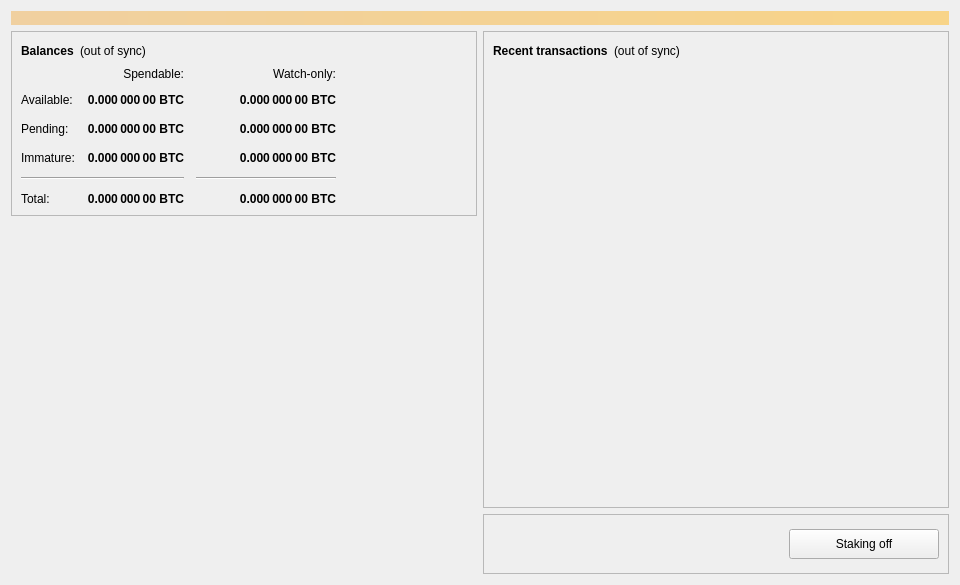
<?xml version="1.0" encoding="UTF-8"?>
<ui version="4.0">
 <class>OverviewPage</class>
 <widget class="QWidget" name="OverviewPage">
  <property name="geometry">
   <rect>
    <x>0</x>
    <y>0</y>
    <width>960</width>
    <height>585</height>
   </rect>
  </property>
  <property name="minimumSize">
   <size>
    <width>960</width>
    <height>0</height>
   </size>
  </property>
  <property name="windowTitle">
   <string>Form</string>
  </property>
  <layout class="QVBoxLayout" name="topLayout">
   <item>
    <widget class="QLabel" name="labelAlerts">
     <property name="visible">
      <bool>false</bool>
     </property>
     <property name="styleSheet">
      <string notr="true">QLabel { background-color: qlineargradient(x1: 0, y1: 0, x2: 1, y2: 0, stop:0 #F0D0A0, stop:1 #F8D488); color:#000000; }</string>
     </property>
     <property name="wordWrap">
      <bool>true</bool>
     </property>
     <property name="margin">
      <number>3</number>
     </property>
     <property name="textInteractionFlags">
      <set>Qt::TextSelectableByMouse</set>
     </property>
    </widget>
   </item>
   <item>
    <layout class="QHBoxLayout" name="horizontalLayout" stretch="1,1">
     <item>
      <layout class="QVBoxLayout" name="verticalLayout_2">
       <item>
        <widget class="QFrame" name="frame">
         <property name="frameShape">
          <enum>QFrame::StyledPanel</enum>
         </property>
         <property name="frameShadow">
          <enum>QFrame::Raised</enum>
         </property>
         <layout class="QVBoxLayout" name="verticalLayout_4">
          <item>
           <layout class="QHBoxLayout" name="horizontalLayout_4">
            <item>
             <widget class="QLabel" name="label_5">
              <property name="font">
               <font>
                <weight>75</weight>
                <bold>true</bold>
               </font>
              </property>
              <property name="text">
               <string>Balances</string>
              </property>
             </widget>
            </item>
            <item>
             <widget class="QLabel" name="labelWalletStatus">
              <property name="toolTip">
               <string>The displayed information may be out of date. Your wallet automatically synchronizes with the DhanaCash network after a connection is established, but this process has not completed yet.</string>
              </property>
              <property name="text">
               <string notr="true">(out of sync)</string>
              </property>
              <property name="alignment">
               <set>Qt::AlignLeading|Qt::AlignLeft|Qt::AlignVCenter</set>
              </property>
             </widget>
            </item>
            <item>
             <spacer name="horizontalSpacer_3">
              <property name="orientation">
               <enum>Qt::Horizontal</enum>
              </property>
              <property name="sizeHint" stdset="0">
               <size>
                <width>40</width>
                <height>20</height>
               </size>
              </property>
             </spacer>
            </item>
           </layout>
          </item>
          <item>
           <layout class="QGridLayout" name="gridLayout">
            <property name="spacing">
             <number>12</number>
            </property>
            <item row="2" column="2">
             <widget class="QLabel" name="labelWatchPending">
              <property name="font">
               <font>
                <weight>75</weight>
                <bold>true</bold>
               </font>
              </property>
              <property name="cursor">
               <cursorShape>IBeamCursor</cursorShape>
              </property>
              <property name="toolTip">
               <string>Unconfirmed transactions to watch-only addresses</string>
              </property>
              <property name="text">
               <string notr="true">0.000 000 00 BTC</string>
              </property>
              <property name="alignment">
               <set>Qt::AlignRight|Qt::AlignTrailing|Qt::AlignVCenter</set>
              </property>
              <property name="textInteractionFlags">
               <set>Qt::LinksAccessibleByMouse|Qt::TextSelectableByKeyboard|Qt::TextSelectableByMouse</set>
              </property>
             </widget>
            </item>
            <item row="2" column="1">
             <widget class="QLabel" name="labelUnconfirmed">
              <property name="font">
               <font>
                <weight>75</weight>
                <bold>true</bold>
               </font>
              </property>
              <property name="cursor">
               <cursorShape>IBeamCursor</cursorShape>
              </property>
              <property name="toolTip">
               <string>Total of transactions that have yet to be confirmed, and do not yet count toward the spendable balance</string>
              </property>
              <property name="text">
               <string notr="true">0.000 000 00 BTC</string>
              </property>
              <property name="alignment">
               <set>Qt::AlignRight|Qt::AlignTrailing|Qt::AlignVCenter</set>
              </property>
              <property name="textInteractionFlags">
               <set>Qt::LinksAccessibleByMouse|Qt::TextSelectableByKeyboard|Qt::TextSelectableByMouse</set>
              </property>
             </widget>
            </item>
            <item row="3" column="2">
             <widget class="QLabel" name="labelWatchImmature">
              <property name="font">
               <font>
                <weight>75</weight>
                <bold>true</bold>
               </font>
              </property>
              <property name="cursor">
               <cursorShape>IBeamCursor</cursorShape>
              </property>
              <property name="toolTip">
               <string>Mined balance in watch-only addresses that has not yet matured</string>
              </property>
              <property name="text">
               <string notr="true">0.000 000 00 BTC</string>
              </property>
              <property name="alignment">
               <set>Qt::AlignRight|Qt::AlignTrailing|Qt::AlignVCenter</set>
              </property>
              <property name="textInteractionFlags">
               <set>Qt::LinksAccessibleByMouse|Qt::TextSelectableByKeyboard|Qt::TextSelectableByMouse</set>
              </property>
             </widget>
            </item>
            <item row="4" column="0" colspan="2">
             <widget class="Line" name="lineSpendableBalance">
              <property name="orientation">
               <enum>Qt::Horizontal</enum>
              </property>
             </widget>
            </item>
            <item row="4" column="2">
             <widget class="Line" name="lineWatchBalance">
              <property name="sizePolicy">
               <sizepolicy hsizetype="Preferred" vsizetype="Fixed">
                <horstretch>0</horstretch>
                <verstretch>0</verstretch>
               </sizepolicy>
              </property>
              <property name="minimumSize">
               <size>
                <width>140</width>
                <height>0</height>
               </size>
              </property>
              <property name="orientation">
               <enum>Qt::Horizontal</enum>
              </property>
             </widget>
            </item>
            <item row="5" column="0">
             <widget class="QLabel" name="labelTotalText">
              <property name="text">
               <string>Total:</string>
              </property>
             </widget>
            </item>
            <item row="3" column="1">
             <widget class="QLabel" name="labelImmature">
              <property name="font">
               <font>
                <weight>75</weight>
                <bold>true</bold>
               </font>
              </property>
              <property name="cursor">
               <cursorShape>IBeamCursor</cursorShape>
              </property>
              <property name="toolTip">
               <string>Mined balance that has not yet matured</string>
              </property>
              <property name="text">
               <string notr="true">0.000 000 00 BTC</string>
              </property>
              <property name="alignment">
               <set>Qt::AlignRight|Qt::AlignTrailing|Qt::AlignVCenter</set>
              </property>
              <property name="textInteractionFlags">
               <set>Qt::LinksAccessibleByMouse|Qt::TextSelectableByKeyboard|Qt::TextSelectableByMouse</set>
              </property>
             </widget>
            </item>
            <item row="2" column="3">
             <spacer name="horizontalSpacer_2">
              <property name="orientation">
               <enum>Qt::Horizontal</enum>
              </property>
              <property name="sizeHint" stdset="0">
               <size>
                <width>40</width>
                <height>20</height>
               </size>
              </property>
             </spacer>
            </item>
            <item row="3" column="0">
             <widget class="QLabel" name="labelImmatureText">
              <property name="text">
               <string>Immature:</string>
              </property>
             </widget>
            </item>
            <item row="5" column="1">
             <widget class="QLabel" name="labelTotal">
              <property name="font">
               <font>
                <weight>75</weight>
                <bold>true</bold>
               </font>
              </property>
              <property name="cursor">
               <cursorShape>IBeamCursor</cursorShape>
              </property>
              <property name="toolTip">
               <string>Your current total balance</string>
              </property>
              <property name="text">
               <string notr="true">0.000 000 00 BTC</string>
              </property>
              <property name="alignment">
               <set>Qt::AlignRight|Qt::AlignTrailing|Qt::AlignVCenter</set>
              </property>
              <property name="textInteractionFlags">
               <set>Qt::LinksAccessibleByMouse|Qt::TextSelectableByKeyboard|Qt::TextSelectableByMouse</set>
              </property>
             </widget>
            </item>
            <item row="5" column="2">
             <widget class="QLabel" name="labelWatchTotal">
              <property name="font">
               <font>
                <weight>75</weight>
                <bold>true</bold>
               </font>
              </property>
              <property name="cursor">
               <cursorShape>IBeamCursor</cursorShape>
              </property>
              <property name="toolTip">
               <string>Current total balance in watch-only addresses</string>
              </property>
              <property name="text">
               <string notr="true">0.000 000 00 BTC</string>
              </property>
              <property name="alignment">
               <set>Qt::AlignRight|Qt::AlignTrailing|Qt::AlignVCenter</set>
              </property>
              <property name="textInteractionFlags">
               <set>Qt::LinksAccessibleByMouse|Qt::TextSelectableByKeyboard|Qt::TextSelectableByMouse</set>
              </property>
             </widget>
            </item>
            <item row="0" column="2">
             <widget class="QLabel" name="labelWatchonly">
              <property name="text">
               <string>Watch-only:</string>
              </property>
              <property name="alignment">
               <set>Qt::AlignRight|Qt::AlignTrailing|Qt::AlignVCenter</set>
              </property>
             </widget>
            </item>
            <item row="1" column="0">
             <widget class="QLabel" name="labelBalanceText">
              <property name="text">
               <string>Available:</string>
              </property>
             </widget>
            </item>
            <item row="1" column="1">
             <widget class="QLabel" name="labelBalance">
              <property name="font">
               <font>
                <weight>75</weight>
                <bold>true</bold>
               </font>
              </property>
              <property name="cursor">
               <cursorShape>IBeamCursor</cursorShape>
              </property>
              <property name="toolTip">
               <string>Your current spendable balance</string>
              </property>
              <property name="text">
               <string notr="true">0.000 000 00 BTC</string>
              </property>
              <property name="alignment">
               <set>Qt::AlignRight|Qt::AlignTrailing|Qt::AlignVCenter</set>
              </property>
              <property name="textInteractionFlags">
               <set>Qt::LinksAccessibleByMouse|Qt::TextSelectableByKeyboard|Qt::TextSelectableByMouse</set>
              </property>
             </widget>
            </item>
            <item row="1" column="2">
             <widget class="QLabel" name="labelWatchAvailable">
              <property name="font">
               <font>
                <weight>75</weight>
                <bold>true</bold>
               </font>
              </property>
              <property name="cursor">
               <cursorShape>IBeamCursor</cursorShape>
              </property>
              <property name="toolTip">
               <string>Your current balance in watch-only addresses</string>
              </property>
              <property name="text">
               <string notr="true">0.000 000 00 BTC</string>
              </property>
              <property name="alignment">
               <set>Qt::AlignRight|Qt::AlignTrailing|Qt::AlignVCenter</set>
              </property>
              <property name="textInteractionFlags">
               <set>Qt::LinksAccessibleByMouse|Qt::TextSelectableByKeyboard|Qt::TextSelectableByMouse</set>
              </property>
             </widget>
            </item>
            <item row="2" column="0">
             <widget class="QLabel" name="labelPendingText">
              <property name="text">
               <string>Pending:</string>
              </property>
             </widget>
            </item>
            <item row="0" column="1">
             <widget class="QLabel" name="labelSpendable">
              <property name="text">
               <string>Spendable:</string>
              </property>
              <property name="alignment">
               <set>Qt::AlignRight|Qt::AlignTrailing|Qt::AlignVCenter</set>
              </property>
             </widget>
            </item>
           </layout>
          </item>
         </layout>
        </widget>
       </item>
       <item>
        <spacer name="verticalSpacer">
         <property name="orientation">
          <enum>Qt::Vertical</enum>
         </property>
         <property name="sizeHint" stdset="0">
          <size>
           <width>20</width>
           <height>40</height>
          </size>
         </property>
        </spacer>
       </item>
      </layout>
     </item>
     <item>
      <layout class="QVBoxLayout" name="verticalLayout_3">
       <item>
        <widget class="QFrame" name="frame_2">
         <property name="styleSheet">
          <string notr="true">QToolTip { color: #000000; background-color: #ffffff; border: 0px; } QListView { background-color: transparent; }</string>
         </property>
         <property name="frameShape">
          <enum>QFrame::StyledPanel</enum>
         </property>
         <property name="frameShadow">
          <enum>QFrame::Raised</enum>
         </property>
         <layout class="QVBoxLayout" name="verticalLayout">
          <item>
           <layout class="QHBoxLayout" name="horizontalLayout_2">
            <item>
             <widget class="QLabel" name="label_4">
              <property name="font">
               <font>
                <weight>75</weight>
                <bold>true</bold>
               </font>
              </property>
              <property name="text">
               <string>Recent transactions</string>
              </property>
             </widget>
            </item>
            <item>
             <widget class="QLabel" name="labelTransactionsStatus">
              <property name="toolTip">
               <string>The displayed information may be out of date. Your wallet automatically synchronizes with the DhanaCash network after a connection is established, but this process has not completed yet.</string>
              </property>
              <property name="text">
               <string notr="true">(out of sync)</string>
              </property>
              <property name="alignment">
               <set>Qt::AlignLeading|Qt::AlignLeft|Qt::AlignVCenter</set>
              </property>
             </widget>
            </item>
            <item>
             <spacer name="horizontalSpacer">
              <property name="orientation">
               <enum>Qt::Horizontal</enum>
              </property>
              <property name="sizeHint" stdset="0">
               <size>
                <width>40</width>
                <height>20</height>
               </size>
              </property>
             </spacer>
            </item>
           </layout>
          </item>
          <item>
           <widget class="QListView" name="listTransactions">
            <property name="styleSheet">
             <string notr="true"/>
            </property>
            <property name="frameShape">
             <enum>QFrame::NoFrame</enum>
            </property>
            <property name="verticalScrollBarPolicy">
             <enum>Qt::ScrollBarAlwaysOff</enum>
            </property>
            <property name="horizontalScrollBarPolicy">
             <enum>Qt::ScrollBarAlwaysOff</enum>
            </property>
            <property name="selectionMode">
             <enum>QAbstractItemView::NoSelection</enum>
            </property>
           </widget>
          </item>
          <item>
           <spacer name="verticalSpacer_2">
            <property name="orientation">
             <enum>Qt::Vertical</enum>
            </property>
            <property name="sizeType">
             <enum>QSizePolicy::Expanding</enum>
            </property>
            <property name="sizeHint" stdset="0">
             <size>
              <width>20</width>
              <height>40</height>
             </size>
            </property>
           </spacer>
          </item>
         </layout>
        </widget>
       </item>
       <item>
        <widget class="QFrame" name="frame_3">
         <property name="sizePolicy">
          <sizepolicy hsizetype="Expanding" vsizetype="Preferred">
           <horstretch>0</horstretch>
           <verstretch>0</verstretch>
          </sizepolicy>
         </property>
         <property name="minimumSize">
          <size>
           <width>0</width>
           <height>60</height>
          </size>
         </property>
         <property name="frameShape">
          <enum>QFrame::StyledPanel</enum>
         </property>
         <property name="frameShadow">
          <enum>QFrame::Raised</enum>
         </property>
         <layout class="QHBoxLayout" name="horizontalLayout_3">
          <item>
           <spacer name="horizontalSpacer_5">
            <property name="orientation">
             <enum>Qt::Horizontal</enum>
            </property>
            <property name="sizeHint" stdset="0">
             <size>
              <width>40</width>
              <height>20</height>
             </size>
            </property>
           </spacer>
          </item>
          <item>
           <widget class="QPushButton" name="pushButton">
            <property name="sizePolicy">
             <sizepolicy hsizetype="Expanding" vsizetype="Fixed">
              <horstretch>0</horstretch>
              <verstretch>0</verstretch>
             </sizepolicy>
            </property>
            <property name="maximumSize">
             <size>
              <width>150</width>
              <height>30</height>
             </size>
            </property>
            <property name="text">
             <string>Staking off</string>
            </property>
           </widget>
          </item>
         </layout>
        </widget>
       </item>
      </layout>
     </item>
    </layout>
   </item>
  </layout>
 </widget>
 <resources/>
 <connections/>
</ui>
